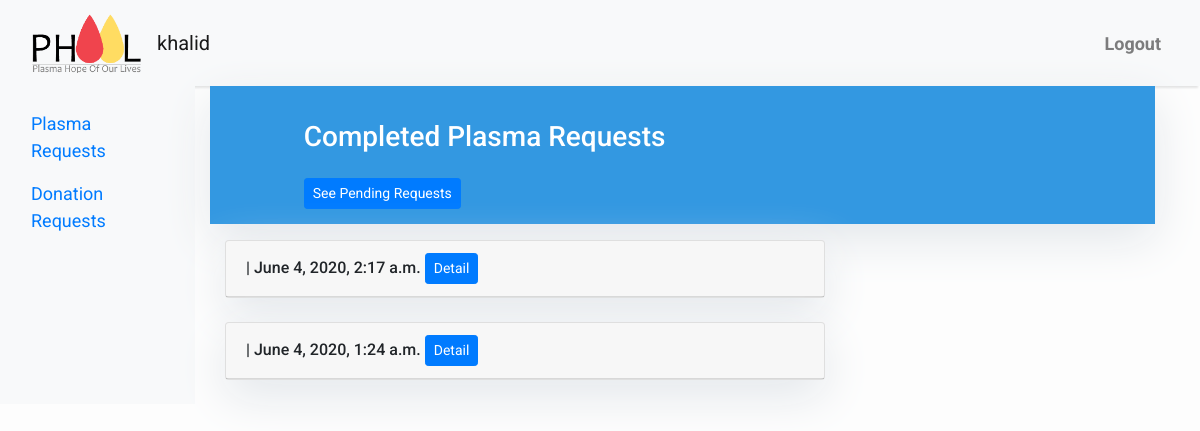
Page /plasma/completed/plasma/ (signed in) on the earlier database version.
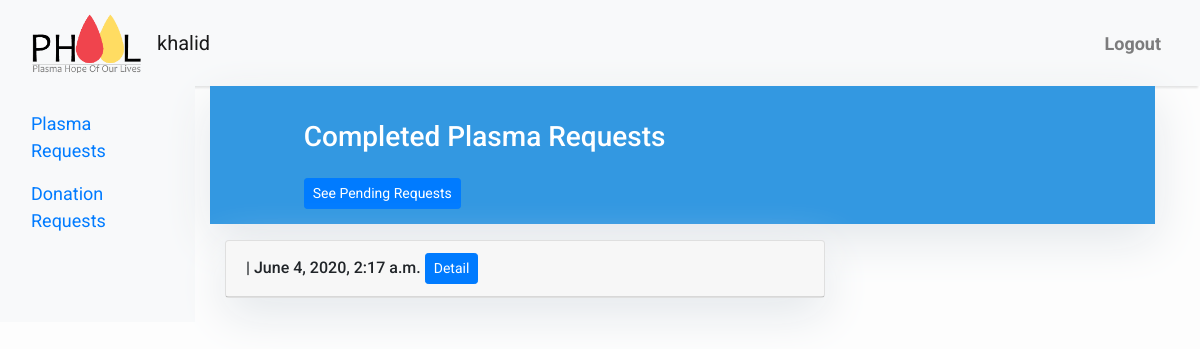
Same page on the later database version.
### plasma/models.py (models this page shows)
class Profile(models.Model):
    author = models.ForeignKey(User, on_delete=models.CASCADE)
    first_name = models.CharField(max_length=30)
    last_name = models.CharField(max_length=30)
    address = models.CharField(max_length=30, blank=True)
    city = models.CharField(max_length=30)
    province = models.IntegerField(choices=PROVINCES, default=4)
    birth_date = models.DateField(null=True, blank=True)
    gender = models.IntegerField(choices=GENDER, default=3)
    phone_regex = RegexValidator(regex=r'^\+?1?\d{9,15}$',
                                 message="Phone number must be entered in the format: '+999999999'. Up to 15 digits allowed.")
    phone = models.CharField(validators=[phone_regex], max_length=17, blank=True)
    date_covid_19_diagnosed = models.DateField(null=True, blank=True)
    blood_group = models.IntegerField(choices=BLOOD, default=8)
    hospital_which_labelled_positive = models.CharField(max_length=30, blank=True)
    hospital_which_labelled_negative = models.CharField(max_length=30, blank=True)
    lab_which_labelled_positive = models.CharField(max_length=30, blank=True)
    lab_which_labelled_negative = models.CharField(max_length=30, blank=True)
    donation_request = models.BooleanField(default=False)
    plasma_request = models.BooleanField(default=False)
    donation_completed = models.BooleanField(default=False)
    plasma_completed = models.BooleanField(default=False)
    created_on = models.DateTimeField(auto_now_add=True, blank=True)

### plasma/views.py (the view)
# urls.py: path("completed/plasma/", views.CompletedPlasmaRequestsList.as_view(), name="completed_plasma_requests"),
class CompletedPlasmaRequestsList(LoginRequiredMixin, generic.ListView):
    model = Profile
    template_name = "completed_plasma_list.html"
    def get_queryset(self):
        return (
            Profile.objects.filter(plasma_completed=1)
                .order_by("-created_on")
        )

### templates/completed_plasma_list.html (shortened to what this page needs)
{% extends "base.html" %}
{% block content %}
<header class="masthead">
    <div class="container">
        <div class="row">
            <div class=" col-md-8 col-md-10 mx-auto">
                <div class="site-heading">
                    <h3 class=" site-heading my-4 mt-3 text-white">Completed Plasma Requests</h3>
                    <a href="{% url 'plasma_requests' %}" class="btn btn-primary btn-sm">See Pending Requests</a>
                </div>
            </div>
        </div>
    </div>
</header>
<div class="container">
    <div class="row">
    {% if user.is_authenticated %}
        <div class="col-md-8 mt-3 left">
            {% for post in object_list %}
            <div class="card mb-4">
            <h6 class="card-header">{% block title %} {{ post.user}}  | {{ post.created_on }} <a href="{% url 'completed_plasma_detail' post.pk  %}" class="btn btn-primary btn-sm">Detail</a>{% endblock title %}</h6>
            </div>
            {% endfor %}
        </div>
    {% endif %}
    </div>
</div>
{%endblock%}

Differences in the rows shown:
no longer on this page (row edited): Profile: created_on "June 4, 2020, 1:24 a.m."
